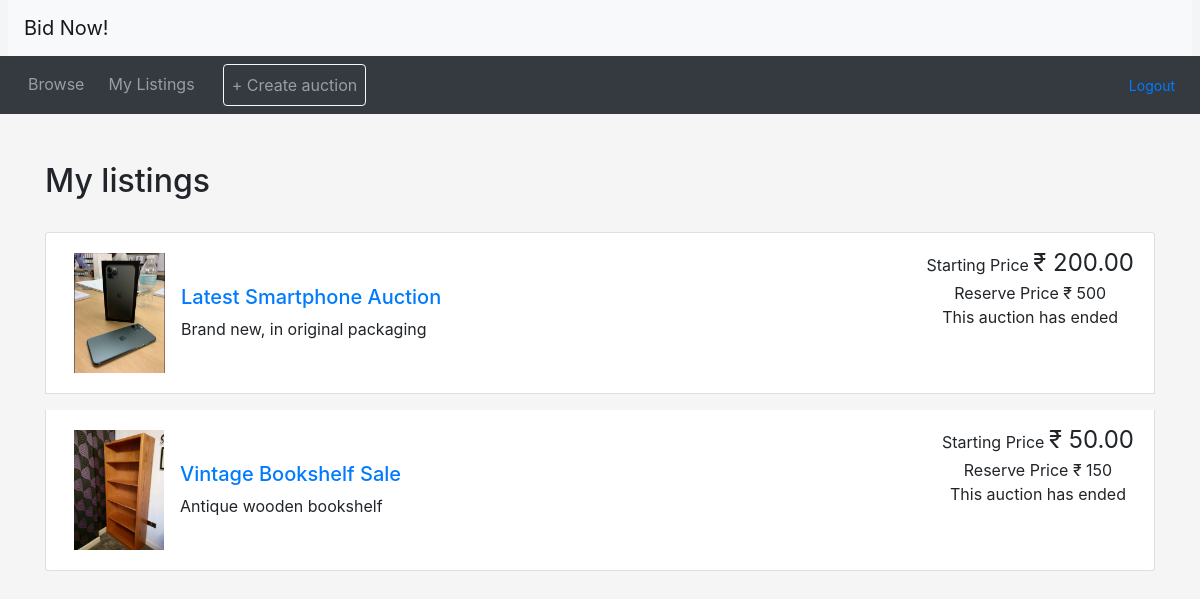
Screenshot of /mylistings.php (signed in) with the database file from the repository.
### tables this page shows
CREATE TABLE Auction (
    auction_id INT(11) AUTO_INCREMENT PRIMARY KEY,
    item_id INT(11),
    user_id INT(11),
    start_time DATETIME NOT NULL,
    end_time DATETIME NOT NULL,  
    auction_title VARCHAR(255),
    reserve_price FLOAT(2),
    starting_price FLOAT(2),
    FOREIGN KEY (item_id) REFERENCES Item(item_id),
    FOREIGN KEY (user_id) REFERENCES Users(user_id) ON DELETE CASCADE
);

CREATE TABLE Item (
    item_id INT(11) AUTO_INCREMENT PRIMARY KEY,
    name VARCHAR(255) NOT NULL,
    description VARCHAR(511),
    category ENUM('Electronics', 'Fashion', 'Home', 'Books', 'Other') NOT NULL,
    colour ENUM('Red', 'Orange', 'Yellow', 'Green', 'Blue', 'Purple', 'Pink', 'White', 'Grey', 'Black', 'Brown', 'Other'),
    `condition` ENUM('Great', 'Good', 'Okay', 'Poor'),
    photo VARCHAR(255)  
);

### database.php (called while the page is built, shortened)
<?php
function db_query($connection, $query)
{
  $result = mysqli_query($connection, $query);
  return $result;
}

### mylistings.php (the view, shortened to what this page needs)
<?php
include_once("header.php");
require("utilities.php");
require("database.php");
?>
<div class="container mt-5">
  <h2 class="my-3">My listings</h2>
  <ul class="list-group">
    <?php
    $user_id = $_SESSION['user_id'];
    $connection = db_connect();
    $auction_query = "SELECT auction.auction_title,
                        auction.start_time,
                        auction.end_time,
                        auction.reserve_price,
                        auction.starting_price,
                        item.item_id,
                        item.name,
                        item.description,
                        item.photo
  FROM auction
  INNER JOIN item ON auction.item_id = item.item_id
  WHERE auction.user_id = '$user_id'";
    $auction_result = db_query($connection, $auction_query);
    while ($row = mysqli_fetch_assoc($auction_result)) {
      $item_id = $row['item_id'];
      $item_description = $row['description'];
      $item_photo = $row['photo'];
      $auction_reserve_price = $row['reserve_price'];
      $auction_starting_price = $row['starting_price'];
      $auction_title = $row['auction_title'];
      $auction_end_time = $row['end_time'];
      if (strlen($item_description) > 250) {
        $desc_shortened = substr($item_description, 0, 250) . '...';
      } else {
        $desc_shortened = $item_description;
      }
      $format = 'Y-m-d H:i:s';
      $auction_end_time = DateTime::createFromFormat($format, $auction_end_time);
      $now = new DateTime();
      if ($now > $auction_end_time) {
        $time_remaining = 'This auction has ended';
      } else {
        $time_to_end = date_diff($now, $auction_end_time);
        $time_remaining = display_time_remaining($time_to_end) . ' remaining';
      }
    ?>
      <li class="list-group-item d-flex justify-content-between mt-3">
        <div class="d-flex align-items-center p-2 mr-5">
          <img src="<?php echo $item_photo; ?>" alt="<?php echo $auction_title; ?>" class="img-fluid" style="max-width: 120px; max-height: 120px;">
          <div class="ml-3">
            <h5><a href="listing.php?item_id=<?php echo $item_id; ?>">
                <?php echo $auction_title; ?>
              </a> </h5>
            <?php echo $desc_shortened; ?>
          </div>
        </div>
        <div class="text-center text-nowrap">Starting Price <span style="font-size: 1.5em">₹
            <?php echo number_format($auction_starting_price, 2); ?>
          </span><br />Reserve Price ₹
          <?php echo $auction_reserve_price; ?><br />
          <?php echo $time_remaining; ?>
        </div>
      </li>
    <?php
    }
    ?>
  </ul>
</div>
<?php include_once("footer.php"); ?>

### css/custom.css (style rules this page uses)
body { background-color: #f5f5f5; }

### rows the page displays
auction: item.photo (picture), auction_title "Latest Smartphone Auction", item.description "Brand new, in original packaging", starting_price "200.00", reserve_price "500", end_time "This auction has ended"
auction: item.photo (picture), auction_title "Vintage Bookshelf Sale", item.description "Antique wooden bookshelf", starting_price "50.00", reserve_price "150", end_time "This auction has ended"
